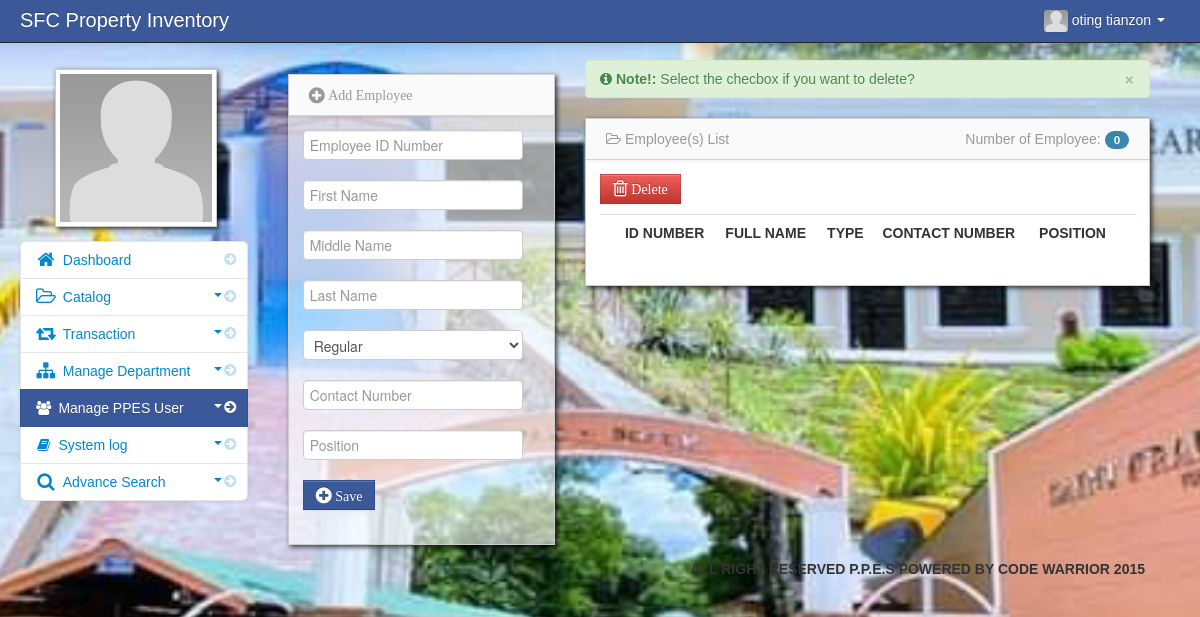
The page /admin/employee.php (signed in) on the database as committed earlier.
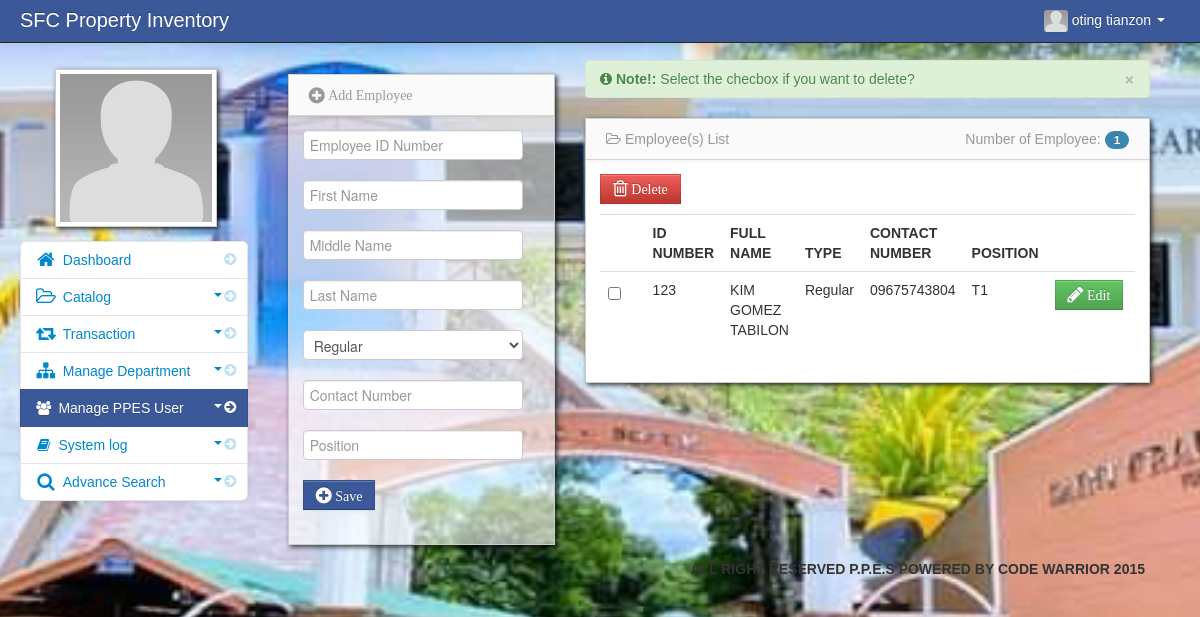
The same page on the database as committed later.
### tables this page shows
CREATE TABLE `client` (
  `client_id` int(11) NOT NULL,
  `employee_id_no` varchar(11) NOT NULL,
  `firstname` varchar(100) NOT NULL,
  `middlename` varchar(100) NOT NULL,
  `lastname` varchar(100) NOT NULL,
  `type` varchar(100) NOT NULL,
  `contact_no` varchar(100) NOT NULL,
  `position` varchar(128) NOT NULL
);

### admin/employee.php (the view, shortened to what this page needs)
<?php include('header.php'); ?>
    <body>
		<?php include('navbar.php'); ?>
        <div class="container-fluid">
            <div class="row-fluid">
				<?php include('manage_user_sidebar.php'); ?>
				<div class="span3" id="adduser">
				<?php include('add_employee.php'); ?>
				</div>
                <div class="span6" id="">
                     <div class="row-fluid">
				<div class="empty">
                    <div class="alert alert-success alert-dismissable">
                        <button type="button" class="close" data-dismiss="alert" aria-hidden="true">&times;</button>
                         <i class="icon-info-sign"></i>  <strong>Note!:</strong> Select the checbox if you want to delete?
                    </div>
               </div>
				<?php
	             $count_dev_name=mysqli_query($conn,"select * from client");
	             $count = mysqli_num_rows($count_dev_name);
                 ?>
                        <div id="block_bg" class="block">
                            <div class="navbar navbar-inner block-header">
                                <div class="muted pull-left"><i class="icon-folder-open-alt"></i> Employee(s) List</div>
								<div class="muted pull-right">
								Number of Employee: <span class="badge badge-info"><?php  echo $count; ?></span>
							 </div>
                            </div>
                            <div class="block-content collapse in">
                                <div class="span12">
								<form action="delete_emp.php" method="post">
  									<table cellpadding="0" cellspacing="0" border="0" class="table" id="example">
									<a data-placement="right" title="Click to Delete check item"  data-toggle="modal" href="#item_delete" id="delete"  class="btn btn-danger" name=""><i class="icon-trash icon-large"> Delete</i></a>
										<thead>
										  <tr>
												<th></th>
												<th>ID Number</th>
												<th>Full name</th>
												<th>Type</th>
												<th>Contact Number</th>
												<th>Position</th>
												<th></th>
										   </tr>
										</thead>
										<tbody>
													<?php
													$device_name_query = mysqli_query($conn,"select * from client")or die(mysqli_error());
													while($row = mysqli_fetch_array($device_name_query)){
													$id = $row['client_id'];
													?>
												<tr>
												<td width="30">
												<input id="optionsCheckbox" class="uniform_on" name="selector[]" type="checkbox" value="<?php echo $id; ?>">
												</td>
												<td><?php echo $row['employee_id_no']; ?></td>
												<td><?php echo $row['firstname']; ?>
												<?php echo $row['middlename']; ?>
												<?php echo $row['lastname']; ?></td>
												<td><?php echo $row['type']; ?></td>
												<td><?php echo $row['contact_no']; ?></td>
												<td><?php echo $row['position']; ?></td>
												<td width="75">
												<a rel="tooltip"  title="Edit Employee Info" id="p<?php echo $id; ?>" href="edit_employee.php<?php echo '?id='.$id; ?>"  data-toggle="modal" class="btn btn-success"><i class="icon-pencil icon-large"> Edit</i></a>
												</td>
												</tr>
												<?php } ?>
										</tbody>
									</table>
									</form>
                                </div>
                            </div>
                        </div>
                    </div>
                </div>
            </div>
		<?php include('footer.php'); ?>
        </div>
		<?php include('script.php'); ?>
    </body>
</html>

Rows that differ between the two databases and show on the page:
added client: employee_id_no "123", firstname "KIM", middlename "GOMEZ", lastname "TABILON", type "Regular", contact_no "09675743804", position "T1"
Other text that changed with them:
$count: "0" → "1"
